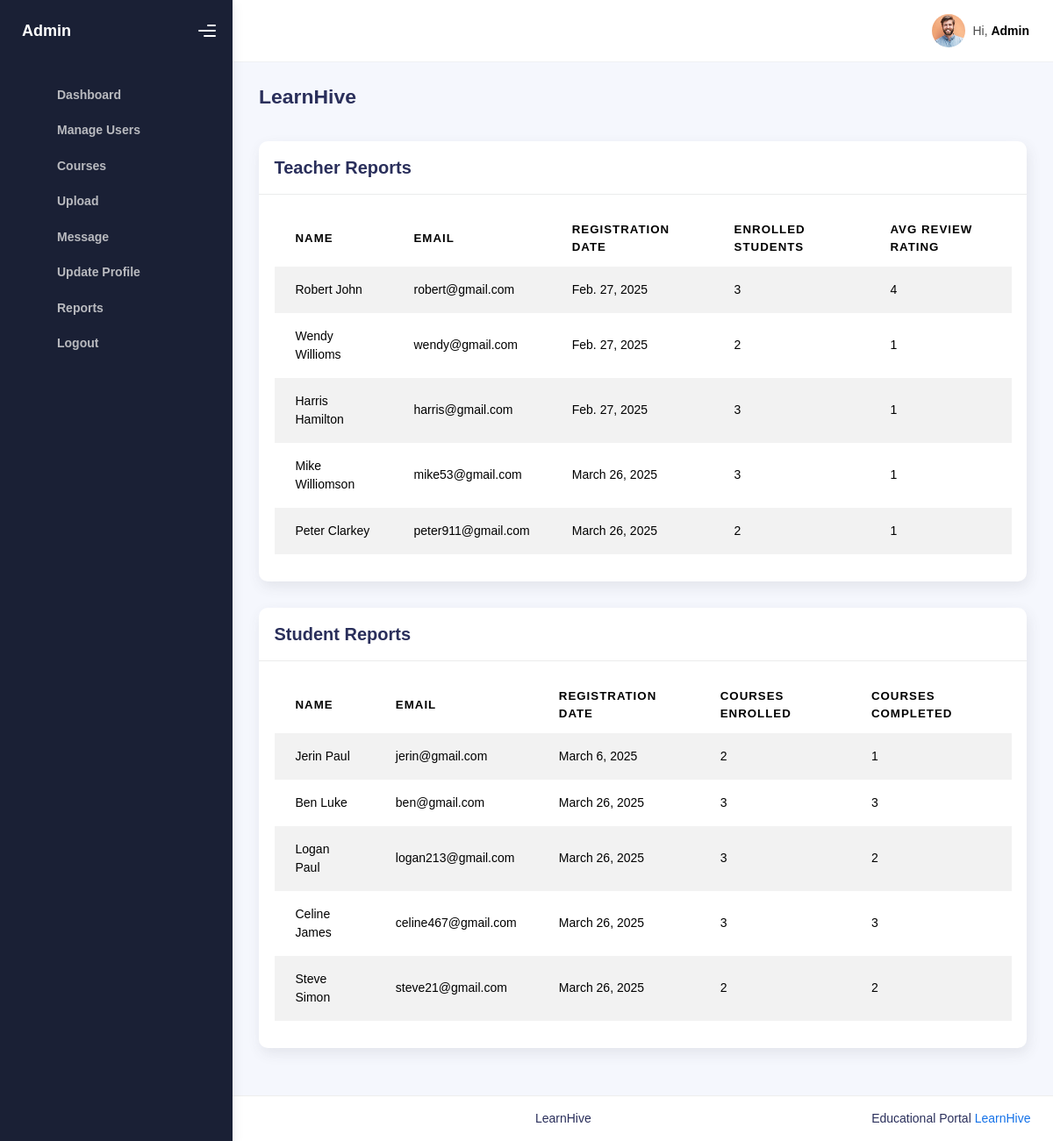
Screenshot of /reports (signed in) with the database file from the repository.
### learn/models.py (models this page shows, shortened)
class Registration(models.Model):
    Password = models.CharField(max_length=200, null=True)
    Registration_date = models.DateField(auto_now_add=True, null=True)
    Num_of_courses_enrolled = models.IntegerField(null=True)
    Num_of_courses_completed = models.IntegerField(null=True)
    Qualification = models.TextField(null=True)
    Introduction_brief = models.TextField(null=True)
    Image = models.ImageField(upload_to='media', null=True)
    Num_of_enrolled_students = models.IntegerField(null=True)
    Average_review_rating = models.IntegerField(null=True)
    Num_of_reviews = models.IntegerField(null=True)
    About_website = models.TextField(null=True)
    Registration_fee = models.IntegerField(null=True)
    User_role = models.CharField(max_length=200, null=True)
    user = models.OneToOneField(User,on_delete = models.CASCADE, null = True)

### learn/views.py (the view)
# urls.py: path('reports', learn.views.reports, name="reports"),
def reports(request):
    teachers = Registration.objects.filter(User_role="teacher").select_related("user")
    students = Registration.objects.filter(User_role="student").select_related("user")
    categories = Category.objects.all()
    admin_profile = Registration.objects.filter(user=request.user, User_role="admin").first()
    category_count = Category.objects.count()
    teacher_count = teachers.count()
    student_count = students.count()
    course_count = Course.objects.count()
    return render(request, 'reports.html', {
        'teachers': teachers,
        'students': students,
        'categories': categories,
        'category_count': category_count,
        'teacher_count': teacher_count,
        'student_count': student_count,
        'course_count': course_count,
        'admin_profile': admin_profile
    })

### Templates/reports.html (shortened to what this page needs)
{% load static %}
<!DOCTYPE html>
<html lang="en">
  <head>
    <link rel="stylesheet" href="{% static 'adm_home/assets/css/bootstrap.min.css' %}" />
    <link rel="stylesheet" href="{% static 'adm_home/assets/css/plugins.min.css' %}" />
    <link rel="stylesheet" href="{% static 'adm_home/assets/css/kaiadmin.min.css' %}" />
    <link rel="stylesheet" href="{% static 'adm_home/assets/css/demo.css' %}" />
  </head>
  <body>
    <div class="wrapper">
      <div class="sidebar" data-background-color="dark">
        <div class="sidebar-logo">
          <div class="logo-header" data-background-color="dark">
            <span class="item" style="font-family: 'Arial', sans-serif; font-size: 18px; font-weight: bold; color: white;">Admin</span>
            <div class="nav-toggle">
              <button class="btn btn-toggle toggle-sidebar">
                <i class="gg-menu-right"></i>
              </button>
            </div>
          </div>
        </div>
       <div class="sidebar-wrapper scrollbar scrollbar-inner">
          <div class="sidebar-content">
            <ul class="nav nav-secondary">
              <li class="nav-item">
  <a href="{% url 'admin_home' %}">
    <p>Dashboard</p>
  </a>
</li>
              <li class="nav-item">
  <a href="{% url 'block' %}">
    <p>Manage Users</p>
  </a>
</li>
<li class="nav-item">
  <a href="{% url 'cat_admin' %}">
    <p>Courses</p>
  </a>
</li>
<li class="nav-item">
  <a href="{% url 'upl_cer' %}">
    <p>Upload</p>
  </a>
</li>
<li class="nav-item">
  <a href="{% url 'message' %}">
    <p>Message</p>
  </a>
</li>
<li class="nav-item">
  <a href="{% url 'update_pr_adm' %}">
    <p>Update Profile</p>
  </a>
</li>
<li class="nav-item">
  <a href="{% url 'reports' %}">
    <p>Reports</p>
  </a>
</li>
<li class="nav-item">
  <a href="{% url 'logout' %}">
    <p>Logout</p>
  </a>
</li>
            </ul>
          </div>
        </div>
      </div>
      <div class="main-panel">
        <div class="main-header">
     <nav
            class="navbar navbar-header navbar-header-transparent navbar-expand-lg border-bottom"
          >
            <div class="container-fluid">
              <ul class="navbar-nav topbar-nav ms-md-auto align-items-center">
                <li class="nav-item topbar-icon dropdown hidden-caret">
                  <a
                    class="nav-link dropdown-toggle"
                    href="{% url 'message' %}"
                  >
                  </a>
                </li>
                   <li class="nav-item topbar-icon dropdown hidden-caret">
                  <a
                    class="nav-link dropdown-toggle"
                    href="{% url 'cat_admin' %}"
                  >
                  </a>
                </li>
               <li class="nav-item topbar-icon dropdown hidden-caret">
                  <a
                    class="nav-link dropdown-toggle"
                    href="{% url 'upl_cer' %}"
                  >
                  </a>
                </li>
                <li class="nav-item topbar-user dropdown hidden-caret">
    <a class="profile-pic" href="{% url 'update_pr_adm' %}">
        <div class="avatar-sm">
            {% if admin_profile and admin_profile.Image %}
                <img src="{{ admin_profile.Image.url }}" alt="Profile Image" class="avatar-img rounded-circle">
            {% else %}
                <img src="{% static 'adm_home/assets/img/default-profile.jpg' %}" alt="Default Profile" class="avatar-img rounded-circle">
            {% endif %}
        </div>
        <span class="profile-username">
            <span class="op-7">Hi,</span>
            <span class="fw-bold">Admin</span>
        </span>
    </a>
</li>
              </ul>
            </div>
          </nav>
        </div>
        <div class="container">
          <div class="page-inner">
            <div class="page-header">
              <h3 class="fw-bold mb-3">LearnHive</h3>
            </div>
            <div class="row">
             <div class="col-md-12">
    <div class="card">
        <div class="card-header">
            <h4 class="card-title">Teacher Reports</h4>
        </div>
        <div class="card-body">
            <div class="table-responsive">
                <table class="display table table-striped table-hover">
                    <thead>
                        <tr>
                            <th>Name</th>
                            <th>Email</th>
                            <th>Registration Date</th>
                            <th>Enrolled Students</th>
                            <th>Avg Review Rating</th>
                        </tr>
                    </thead>
                    <tbody>
                       {% for teacher in teachers %}
<tr>
   <td>{{ teacher.user.first_name }} {{ teacher.user.last_name }}</td>
                            <td>{{ teacher.user.email }}</td>
                            <td>{{ teacher.Registration_date }}</td>
                            <td>{{ teacher.Num_of_enrolled_students }}</td>
                            <td>{{ teacher.Average_review_rating }}</td>
</tr>
{% endfor %}
                    </tbody>
                </table>
            </div>
        </div>
    </div>
</div>
             <div class="col-md-12">
    <div class="card">
        <div class="card-header">
            <h4 class="card-title">Student Reports</h4>
        </div>
        <div class="card-body">
            <div class="table-responsive">
                <table class="display table table-striped table-hover">
                    <thead>
                        <tr>
                            <th>Name</th>
                            <th>Email</th>
                            <th>Registration Date</th>
                            <th>Courses Enrolled</th>
                            <th>Courses Completed</th>
                        </tr>
                    </thead>
                    <tbody>
                        {% for student in students %}
                        <tr>
                            <td>{{ student.user.first_name }} {{ student.user.last_name }}</td>
                            <td>{{ student.user.email }}</td>
                            <td>{{ student.Registration_date }}</td>
                            <td>{{ student.Num_of_courses_enrolled }}</td>
                            <td>{{ student.Num_of_courses_completed }}</td>
                        </tr>
                        {% endfor %}
                    </tbody>
                </table>
            </div>
        </div>
    </div>
</div>
            </div>
          </div>
        </div>
        <footer class="footer">
          <div class="container-fluid d-flex justify-content-between">
            <div class="copyright">
              LearnHive
            </div>
            <div>
              Educational Portal
              <a href="#">LearnHive</a>
            </div>
          </div>
        </footer>
      </div>
    </div>
  </body>
</html>

### rows the page displays
Registration: Image (picture)
Registration: user.first_name "Robert", user.last_name "John", user.email "robert@gmail.com", Registration_date "Feb. 27, 2025", Num_of_enrolled_students "3", Average_review_rating "4"
Registration: user.first_name "Wendy", user.last_name "Willioms", user.email "wendy@gmail.com", Registration_date "Feb. 27, 2025", Num_of_enrolled_students "2", Average_review_rating "1"
Registration: user.first_name "Harris", user.last_name "Hamilton", user.email "harris@gmail.com", Registration_date "Feb. 27, 2025", Num_of_enrolled_students "3", Average_review_rating "1"
Registration: user.first_name "Mike", user.last_name "Williomson", user.email "mike53@gmail.com", Registration_date "March 26, 2025", Num_of_enrolled_students "3", Average_review_rating "1"
Registration: user.first_name "Peter", user.last_name "Clarkey", user.email "peter911@gmail.com", Registration_date "March 26, 2025", Num_of_enrolled_students "2", Average_review_rating "1"
Registration: user.first_name "Jerin", user.last_name "Paul", user.email "jerin@gmail.com", Registration_date "March 6, 2025", Num_of_courses_enrolled "2", Num_of_courses_completed "1"
Registration: user.first_name "Ben", user.last_name "Luke", user.email "ben@gmail.com", Registration_date "March 26, 2025", Num_of_courses_enrolled "3", Num_of_courses_completed "3"
Registration: user.first_name "Logan", user.last_name "Paul", user.email "logan213@gmail.com", Registration_date "March 26, 2025", Num_of_courses_enrolled "3", Num_of_courses_completed "2"
Registration: user.first_name "Celine", user.last_name "James", user.email "celine467@gmail.com", Registration_date "March 26, 2025", Num_of_courses_enrolled "3", Num_of_courses_completed "3"
Registration: user.first_name "Steve", user.last_name "Simon", user.email "steve21@gmail.com", Registration_date "March 26, 2025", Num_of_courses_enrolled "2", Num_of_courses_completed "2"
